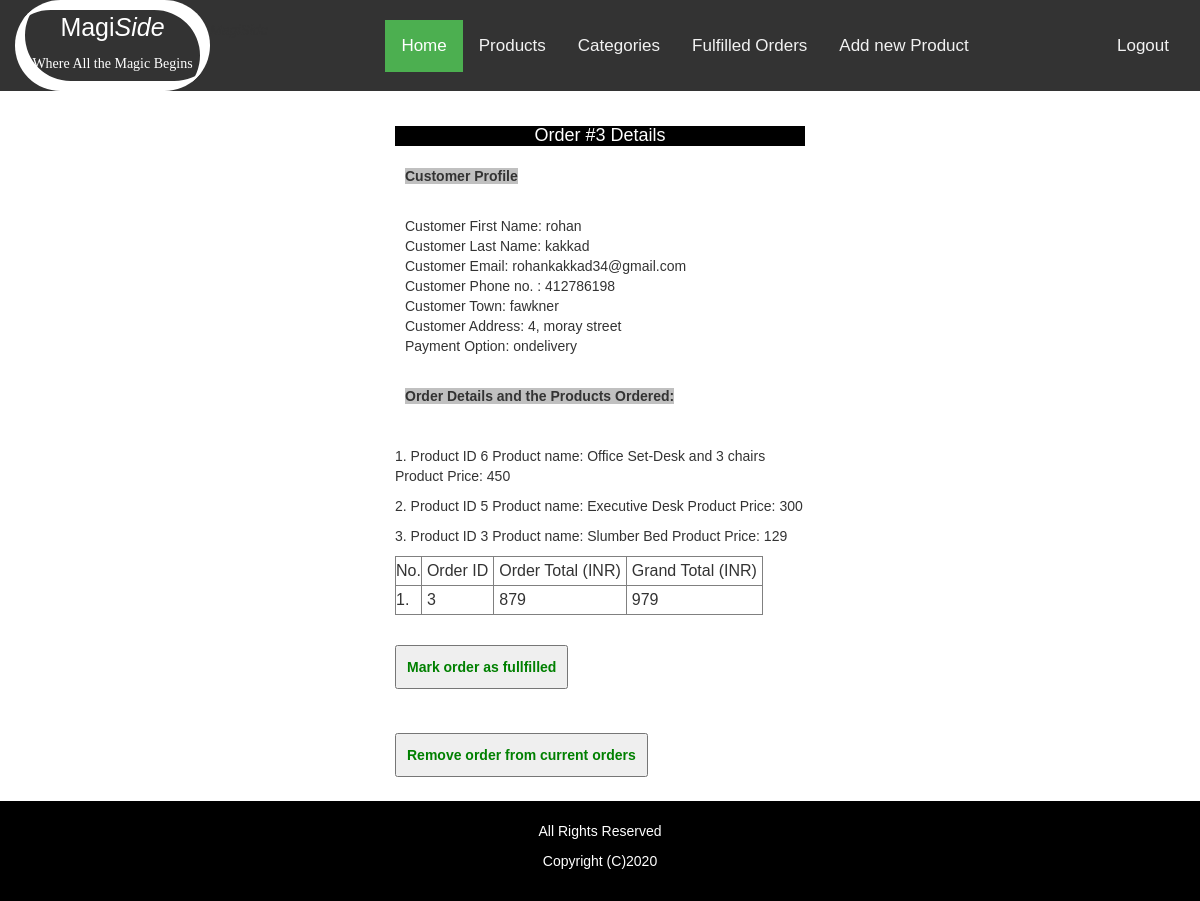
The app's page /admin/index.php?view=1&orderid=3 (signed in) with its own data.
### tables this page shows
CREATE TABLE `orders2` (
  `orderid` int(100) NOT NULL,
  `orderstatus` varchar(100) NOT NULL,
  `time` varchar(200) NOT NULL,
  `timecode` varchar(200) NOT NULL,
  `details` text NOT NULL,
  `ordertotal` varchar(100) NOT NULL,
  `grandtotal` varchar(100) NOT NULL,
  `firstname` varchar(100) NOT NULL,
  `lastname` varchar(100) NOT NULL,
  `email` varchar(200) NOT NULL,
  `phone` varchar(100) NOT NULL,
  `town` varchar(200) NOT NULL,
  `address` varchar(500) NOT NULL,
  `paymentoption` varchar(200) NOT NULL
);

### admin/index.php (the view, shortened to what this page needs)
<?PHP
include ('../includes/adminheader.php');
?>
				<div class="row" style='background-color:white;' >
				  <div class='col-md-4' style='padding-bottom:500px; '>
				  </div>
				  <div class='col-md-4' style='padding:10px; background-color:white;'>
				  <div class='row' >
					<?PHP
					$check=0;
		if(isset($_GET['view']))
			{
			$check=1;
			$orderid=$_GET['orderid'];
			}
					if($check==1)
						{
						echo" <h4 style='text-align:center; color:white; background-color:black;'>Order #$orderid Details</h4>";
						$SQL = "SELECT * FROM orders2 WHERE orderstatus !='fulfilled' AND orderstatus !='removed' AND orderid='$orderid' ORDER BY orderid ASC ";
						$result1 = mysqli_query($conn, $SQL);
							$num_rows1 = mysqli_num_rows($result1);
										if ($num_rows1 < 1)
													{
													echo "<p style='color: red;'>No current order was found.</p>";
													die;
													}
							else
							{
						$no=0;
						echo "<table border='1'  cellpadding='5' cellspacing='5'> <tr> <td>No. </td> <td style='padding:5px'>Order ID </td> <td style='padding:5px'>Order Total ($currency)</td> <td style='padding:5px'> Grand Total ($currency) </td>  </tr> ";
						while($row = mysqli_fetch_array($result1, MYSQLI_ASSOC))
							{
						$no++;
						$orderid=$row['orderid'];
						$ordertotal=$row['ordertotal'];
						$grandtotal=$row['grandtotal'];
						$details=$row['details'];
						$firstname=$row['firstname'];
						$lastname=$row['lastname'];
						$email=$row['email'];
						$phone=$row['phone'];
						$town=$row['town'];
						$address=$row['address'];
						$paymentoption=$row['paymentoption'];
						echo "<tr> <td> $no. </td> <td style='padding:5px'> $orderid </td> <td style='padding:5px'> $ordertotal </td> <td style='padding:5px'> $grandtotal </td> </tr>";
					echo	" <p style='padding:10px; '> <strong style='background-color:silver; '> Customer Profile  </strong></p>
					<p style='padding:10px; ' >Customer First Name: $firstname  <br />
							Customer Last Name:   $lastname<br />
							Customer Email:   $email <br />
							Customer Phone no. : $phone  <br />
							Customer Town:  $town <br />
							Customer Address: $address  <br />
							Payment Option:   $paymentoption <br />
						<p style='padding:10px; '> <strong style='background-color:silver; '> Order Details and the Products Ordered:  </strong></p> <br />
								$details
							</p>";
							}
						echo "</table>";
							}
						echo "<p style='padding:10px; '> <strong style='background-color:silver; '>
					<form name='form5' method='POST' action='' >
					<input type='hidden'  name='orderid' value='$orderid' required  />
					<input  style='padding:10px; color: green; ' type = 'Submit' name = 'fulfilled' value = 'Mark order as fullfilled' />
					</form>						</strong></p>
						<p style='padding:10px; '> <strong style='background-color:silver; '>
						<form name='form5' method='POST' action='' >
					<input type='hidden'  name='orderid' value='$orderid' required  />
					<input style='padding:10px; color: green; ' type = 'Submit' name = 'removed' value = 'Remove order from current orders' />
					</form>
						</strong></p>
						";
						}
								?>
			</div>
								</div>
				  </div>
	<?PHP
include ('../includes/footer.php');
	?>
   </div>
   </body>
   </html>

### includes/adminheader.php (style rules this page uses)
body { margin: 0; font-size: 14px; font-family: Arial, Helvetica, sans-serif; }

### records on screen
orders2: orderid "3", ordertotal "879", grandtotal "979", firstname "rohan", lastname "kakkad", email "rohankakkad34@gmail.com", phone "412786198", town "fawkner", address "4, moray street", paymentoption "ondelivery", details "1. Product ID 6 Product name: Office Set-Desk and 3 chairs Product Price: 450 2. Product ID 5 Product name: Executive Desk Product Price: 300 3. Product ID 3 Product name: Slumber Bed Product Price: 129"

### other values on screen
$orderid "3"
$currency "INR"
